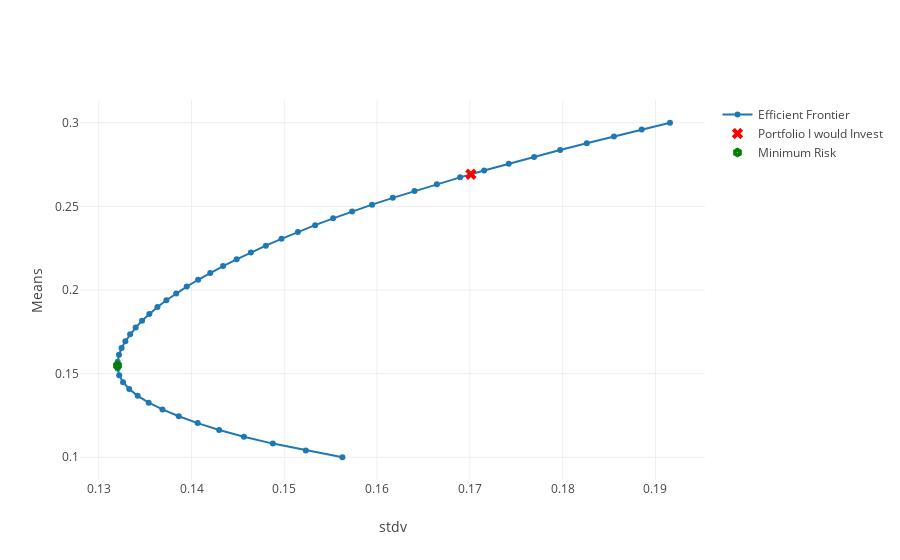

The cell this chart's notebook holds for it:
### Code cell
#Plotting the efficient frontier along with minimum risk portfolio along with the portfolio I would invest in. 

iplot({'data':[
    go.Scatter(
        x = [ef['fun'] for ef in efficientPortfolios],
        y = target_Returns,
        mode = 'lines+markers',
        name = 'Efficient Frontier'),
    go.Scatter(
        x = [my_sd],
        y = [my_return],
        mode = 'markers',
        marker={'color': 'red', 'symbol': 204, 'size': 10},
        name = 'Portfolio I would Invest'),
    go.Scatter(
        x = [mr_sd],
        y = [mr_return],
        mode = 'markers',
        marker={'color': 'green', 'symbol': 214, 'size': 10},
        name = 'Minimum Risk')
],
'layout': go.Layout(yaxis=go.YAxis(title='Means'),
                    xaxis=go.XAxis(title='stdv'))})

### Figure 1 — Plotly figure (JSON) as saved in the notebook; plotly's stock layout.template omitted (floating-point values rounded to 4 significant figures)
{"data": [{"mode": "lines+markers", "name": "Efficient Frontier", "type": "scatter", "uid": "fb68ec02-c95f-4fd5-8c1c-a353fd61b61b", "x": [0.1563, 0.1523, 0.1488, 0.1456, 0.143, 0.1407, 0.1386, 0.1369, 0.1354, 0.1342, 0.1333, 0.1326, 0.1322, 0.132, 0.132, 0.1322, 0.1325, 0.1329, 0.1334, 0.134, 0.1347, 0.1355, 0.1363, 0.1373, 0.1383, 0.1395, 0.1407, 0.142, 0.1434, 0.1449, 0.1464, 0.148, 0.1497, 0.1515, 0.1533, 0.1553, 0.1573, 0.1595, 0.1617, 0.164, 0.1664, 0.1689, 0.1715, 0.1742, 0.1769, 0.1797, 0.1826, 0.1855, 0.1885, 0.1916], "y": [0.1, 0.1041, 0.1082, 0.1122, 0.1163, 0.1204, 0.1245, 0.1286, 0.1327, 0.1367, 0.1408, 0.1449, 0.149, 0.1531, 0.1571, 0.1612, 0.1653, 0.1694, 0.1735, 0.1776, 0.1816, 0.1857, 0.1898, 0.1939, 0.198, 0.202, 0.2061, 0.2102, 0.2143, 0.2184, 0.2224, 0.2265, 0.2306, 0.2347, 0.2388, 0.2429, 0.2469, 0.251, 0.2551, 0.2592, 0.2633, 0.2673, 0.2714, 0.2755, 0.2796, 0.2837, 0.2878, 0.2918, 0.2959, 0.3]}, {"marker": {"color": "red", "size": 10, "symbol": 204}, "mode": "markers", "name": "Portfolio I would Invest", "type": "scatter", "uid": "17243fa6-ed84-41ed-bff7-0c0bf9eb0516", "x": [0.1701], "y": [0.2692]}, {"marker": {"color": "green", "size": 10, "symbol": 214}, "mode": "markers", "name": "Minimum Risk", "type": "scatter", "uid": "477bb5cb-b125-43f1-afc6-a131e1ca37fb", "x": [0.132], "y": [0.1549]}], "layout": {"xaxis": {"title": {"text": "stdv"}}, "yaxis": {"title": {"text": "Means"}}}}
